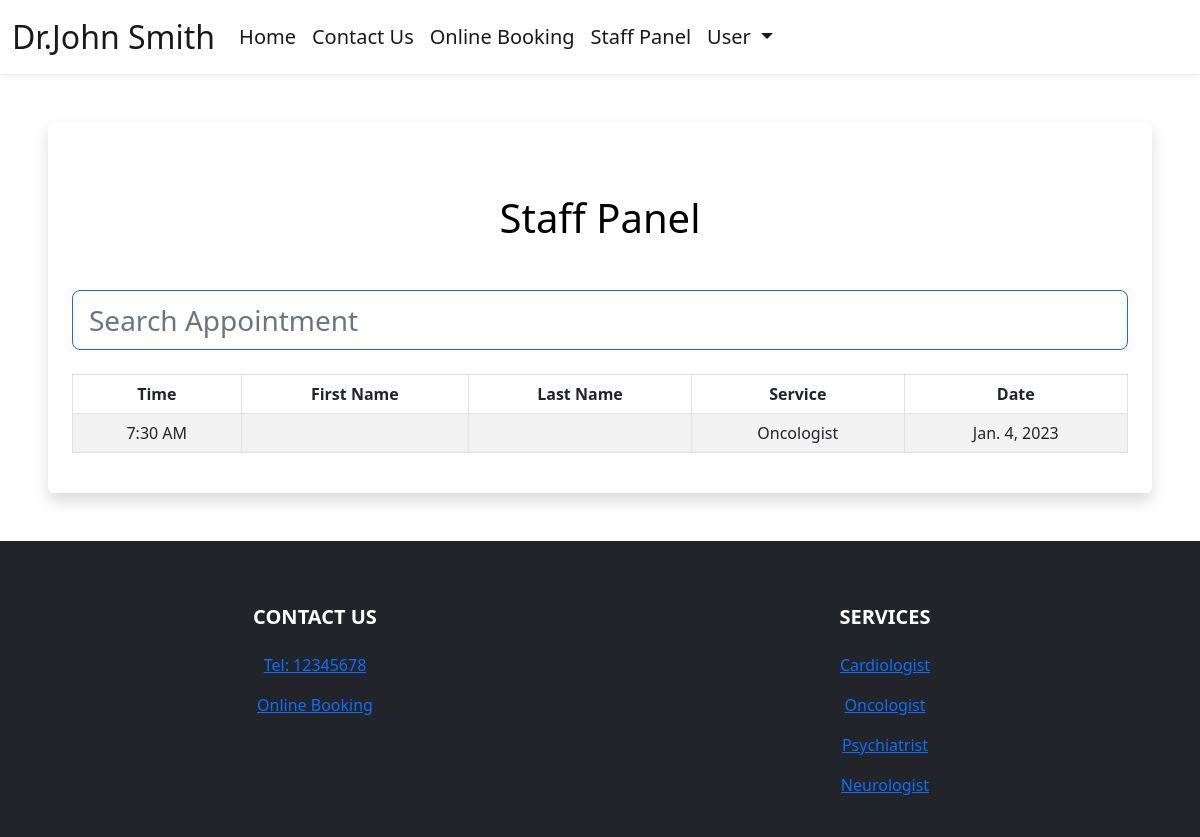
The app's page /staff-panel (signed in) with its own data.
### booking/models.py (models this page shows, shortened)
class Appointment(models.Model):
    user = models.ForeignKey(User, on_delete=models.CASCADE, null=True, blank=True)
    service = models.CharField(max_length=50, choices=SERVICE_CHOICES, default="Cardiologist")
    day = models.DateField(default=datetime.now)
    time = models.CharField(max_length=10, choices=TIME_CHOICES, default="7:30 AM")
    time_ordered = models.DateTimeField(default=datetime.now, blank=True)
    syptoms = models.TextField(null=True, blank=True)
    timetaken = models.CharField(max_length=10,null=True, blank=True)
    Apperence = models.BooleanField(default=False)

### booking/views.py (the view)
# urls.py: path('staff-panel', views.staffPanel, name='staffPanel'),
def staffPanel(request):
    tomorrow = datetime.now() + timedelta(1)
    minDate = tomorrow.strftime('%Y-%m-%d')
    deltatime = tomorrow + timedelta(days=21)
    strdeltatime = deltatime.strftime('%Y-%m-%d')
    maxDate = strdeltatime
    items = Appointment.objects.filter(day__range=[minDate, maxDate]).order_by('day', 'time')
    return render(request, 'staffPanel.html', {
        'items':items,
    })

### booking/templates/staffPanel.html (shortened to what this page needs)
{% extends 'layout.html' %}
{% load static %}
{% block body %}
{% if user.is_authenticated %}
<div class="shadow p-4 mb-5 bg-body bg-body rounded text-black  m-5 ">
    <h1 class="text-center mt-5 mb-5">Staff Panel</h1>
    <input class="form-control form-control-lg fs-3 border border-primary" id="myInput" type="text" placeholder="Search Appointment">
    <br>
    <div class="table-responsive">
      <table class="table table-bordered table-striped table-hover mx-auto">
          <thead>
            <tr>
              <th class="text-center" scope="col">Time</th>
              <th class="text-center" scope="col">First Name</th>
              <th class="text-center" scope="col">Last Name</th>
              <th class="text-center" scope="col">Service</th>
              <th class="text-center" scope="col">Date</th>
            </tr>
          </thead>
          <tbody id="myTable">
              {% for item in items %}
            <tr>
              <td class="text-center">{{item.time}}</td>
              <td class="text-center">{{item.user.first_name}}</td>
              <td class="text-center">{{item.user.last_name}}</td>
              <td class="text-center">{{item.service}}</td>
              <td class="text-center">{{item.day}}</td>
            </tr>
              {% endfor %}
          </tbody>
        </table>
      </div>
</div>
{% else %}
<div class="shadow p-4 mb-5 bg-body bg-body rounded text-black  m-5">
  <h1 class="p-2  me-3">First Sign in!</h1>
  <a href="{% url 'login' %}" class="btn btn-primary text-white">Sign in</a>
</div>
{% endif %}
{% endblock %}

### records on screen
Appointment: time "7:30 AM", service "Oncologist", day "Jan. 4, 2023"
